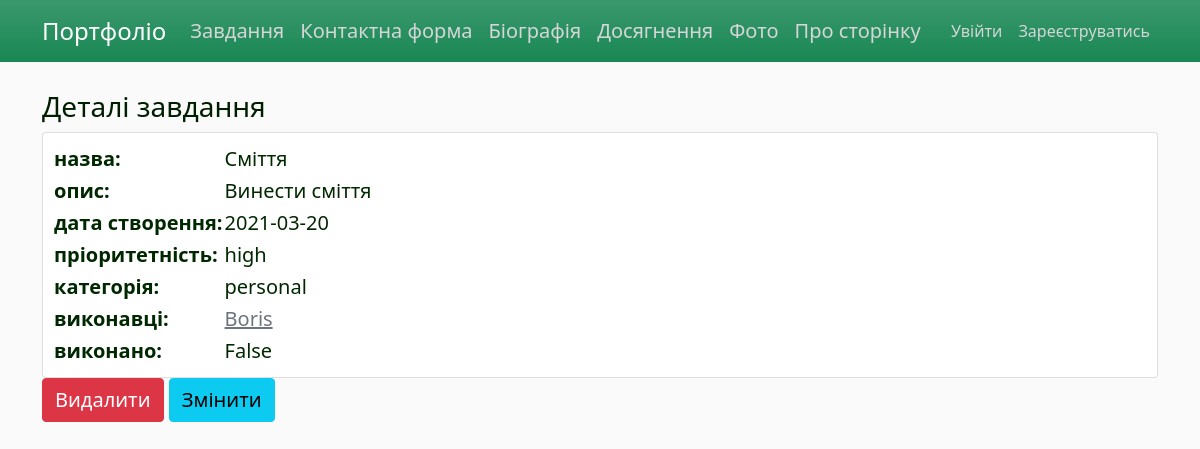
The page /task/2 on the database as committed earlier.
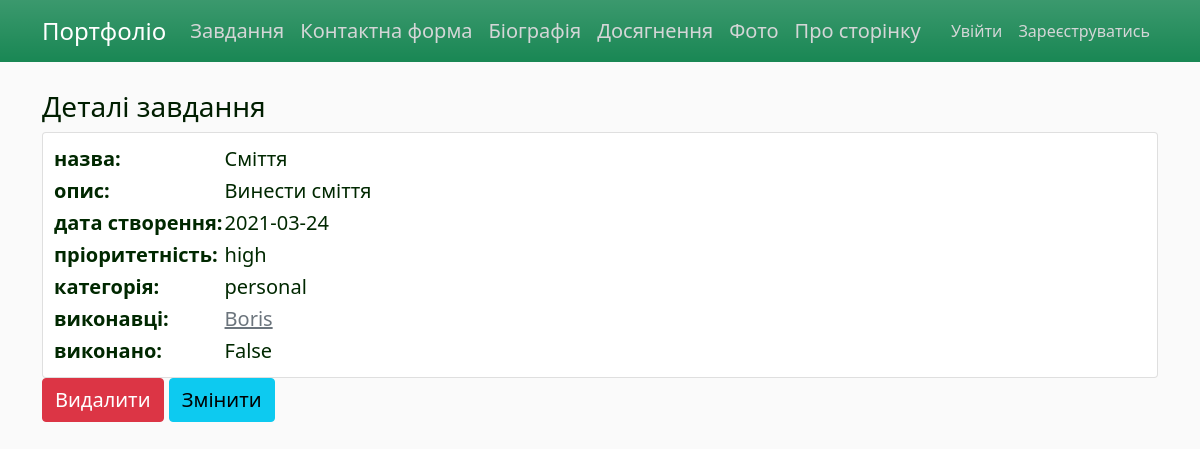
The same page on the database as committed later.
### app/models.py (models this page shows, shortened)
class Task(db.Model):
    id = db.Column(db.Integer, primary_key=True)
    title = db.Column(db.String(80), nullable=False)
    description = db.Column(db.Text, nullable=False)
    created = db.Column(db.DateTime, default=datetime.utcnow)
    priority = db.Column(db.Enum(EnumPriority), default='low')
    is_done = db.Column(db.Boolean, default=False)
    category_id = db.Column(db.Integer(), db.ForeignKey('category.id'))

### app/views.py (the view)
@app.route("/task/<int:id>")
def task_detail(id):
    task = Task.query.get(id)
    return render_template('task_detail.html', title='Завдання', task=task)

### app/templates/task_detail.html
{% extends "layout.html" %}
{% block content %}
<h3> Деталі завдання </h3>
  <table class="card">
    <tr>
        <td><b>назва:</b></td>
      <td>{{ task.title }}</td>
    </tr>
    <tr>
      <td><b>опис:</b></td>
      <td>{{ task.description }}</td>
    </tr>
    <tr>
      <td><b>дата створення:</b></td>
      <td>{{ task.created.strftime('%Y-%m-%d') | safe}}</td>
    </tr>
    <tr>
      <td><b>пріоритетність:</b></td>
      <td>{{ task.priority.name }}</td>
    </tr>
    <tr>
      <td><b>категорія:</b></td>
      <td>{{ task.categor.name }}</td>
    </tr>
    <tr>
      <td><b>виконавці:</b></td>
      <td>
        {% for t in task.for_empl %}
          <a href="{{url_for('employee_profile', id=t.id)}}" class="link-secondary"> {{ t.name }}</a><br>
        {% endfor %}
      </td>
    </tr>
    <tr>
      <td><b>виконано:</b></td>
      <td>{{ task.is_done }}</td>
    </tr>
  </table>
    <a href="{{url_for('task_delete', id=task.id)}}" class="btn btn-danger fs-5"> Видалити </a>
    <a href="{{url_for('task_update', id=task.id)}}" class="btn btn-info fs-5"> Змінити </a>
{% endblock content %}

Rows that differ between the two databases and show on the page:
changed Task "Сміття": created "2021-03-20" → "2021-03-24"
